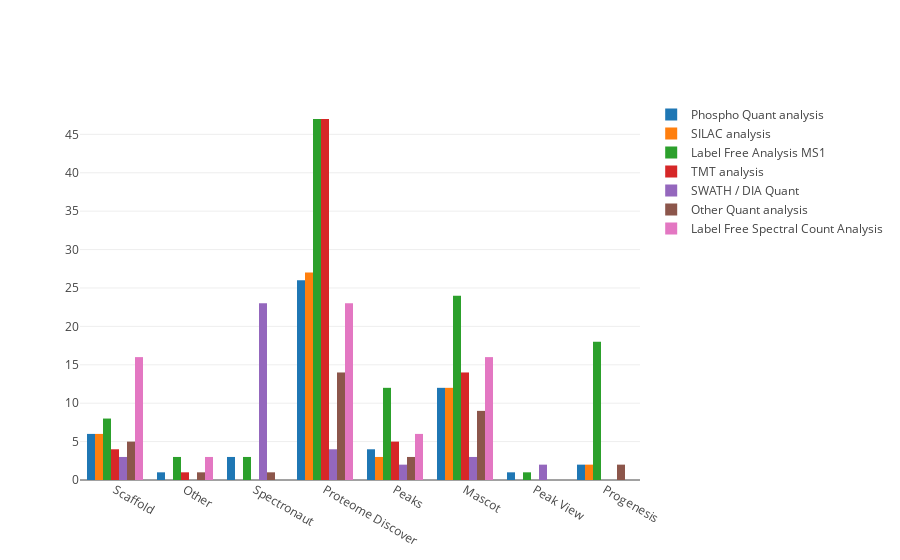

The notebook cell saved with this chart:
### Markdown cell above
## Which commercial software do you use for your Quant Analysis

These plots will show the usage of Quantification software (Commercial software).

### Code cell
question = "Which commercial software do you use for your Quant Analysis"
data = get_multioption_bar_data(data_df, question)
layout = go.Layout(barmode='group')
fig = go.Figure(data=data, layout=layout)
iplot(fig, filename='grouped-bar')

### Figure 1 — Plotly figure (JSON) as saved in the notebook; plotly's stock layout.template omitted (floating-point values rounded to 4 significant figures)
{"data": [{"name": "Phospho Quant analysis", "type": "bar", "uid": "aee2f7d5-c708-49ec-9fbc-de916dc2f714", "x": ["Scaffold", "Other", "Spectronaut", "Proteome Discover", "Peaks", "Mascot ", "Peak View ", "Progenesis"], "y": [6, 1, 3, 26, 4, 12, 1, 2]}, {"name": "SILAC analysis", "type": "bar", "uid": "96b40c88-3811-4f89-aee1-be6bd36bfe60", "x": ["Scaffold", "Peaks", "Proteome Discover", "Mascot ", "Progenesis"], "y": [6, 3, 27, 12, 2]}, {"name": "Label Free Analysis MS1", "type": "bar", "uid": "7181d84f-4b25-4fd9-b267-7ade4a2daab6", "x": ["Scaffold", "Other", "Peaks", "Proteome Discover", "Spectronaut", "Mascot ", "Peak View ", "Progenesis"], "y": [8, 3, 12, 47, 3, 24, 1, 18]}, {"name": "TMT analysis", "type": "bar", "uid": "83659344-2ec0-49d4-b833-34156a6a78b1", "x": ["Scaffold", "Other", "Peaks", "Proteome Discover", "Mascot "], "y": [4, 1, 5, 47, 14]}, {"name": "SWATH / DIA Quant", "type": "bar", "uid": "ff6e261c-70fc-4b6f-97be-4c2bc2d1561f", "x": ["Scaffold", "Spectronaut", "Proteome Discover", "Peaks", "Mascot ", "Peak View "], "y": [3, 23, 4, 2, 3, 2]}, {"name": "Other Quant analysis", "type": "bar", "uid": "72eaca57-3f76-4f65-b5c6-844731d1396d", "x": ["Scaffold", "Other", "Spectronaut", "Proteome Discover", "Peaks", "Mascot ", "Progenesis"], "y": [5, 1, 1, 14, 3, 9, 2]}, {"name": "Label Free Spectral Count Analysis", "type": "bar", "uid": "fd451e5d-245b-46a5-b3f2-0735c998d5a9", "x": ["Scaffold", "Other", "Peaks", "Proteome Discover", "Mascot "], "y": [16, 3, 6, 23, 16]}], "layout": {"barmode": "group"}}
